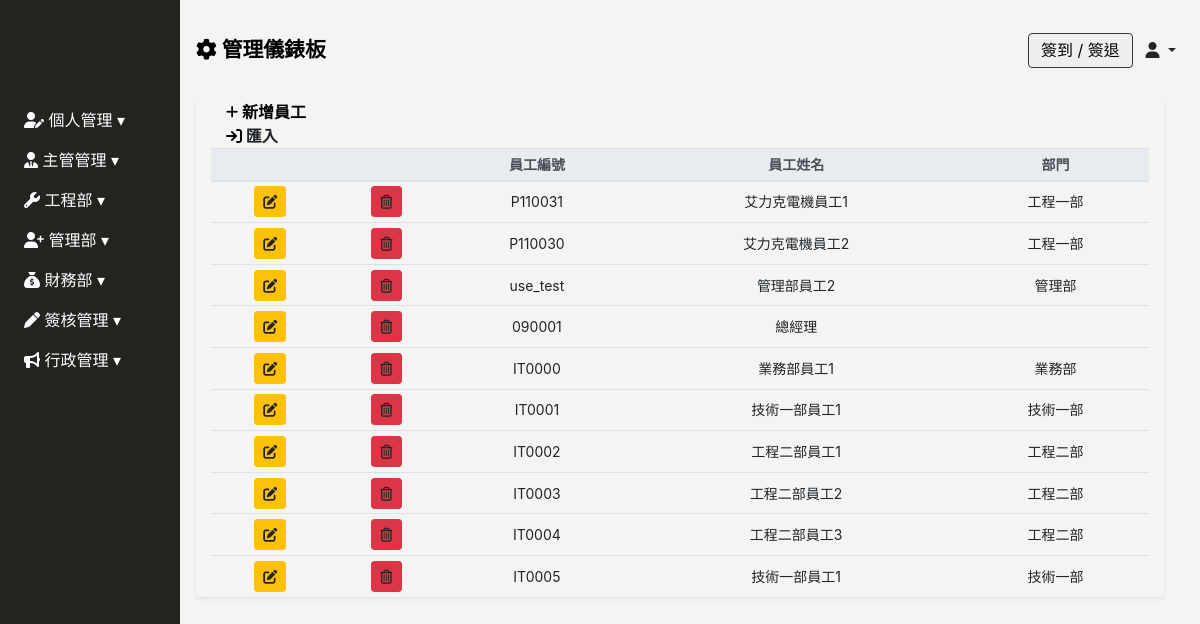
/employee/, run on the app's committed database.
### Backend/models.py (models this page shows, shortened)
class ModifiedModel(models.Model):
    modified_by = models.ForeignKey("Employee", on_delete=models.SET_NULL, null=True, blank=True)
    created_date = models.DateField(default=timezone.now,verbose_name='建立日期')
    update_date = models.DateField(auto_now=True, verbose_name='更新日期')
    class Meta:
        abstract = True

class Employee(ModifiedModel):
    GENDER_CHOICES = [
        ('M', '男'),
        ('F', '女'),
    ]
    BLOOD_TYPE_CHOICES = [
        ('A', 'A型'),
        ('B', 'B型'),
        ('AB','AB型'),
        ('O', 'O型'),
    ]
    MARITAL_STATUS_CHOICES = [
        ('M', '已婚'),
        ('S', '未婚'),
        ('D', '離異'),
    ]
    MILITARY_STATUS_CHOICES = [
        ('M', '義務役'),
        ('E', '免服役'),
        ('A', '替代役'),
    ]
    user = models.OneToOneField(User, null=True, blank=True, on_delete=models.CASCADE)
    profile_image = models.ImageField(upload_to='employee_profile/', blank=True, null=True, default='employee_profile/default_profile.png', verbose_name='員工照片')
    full_name = models.CharField(max_length=30, null=True, blank=True, verbose_name='員工名稱')
    employee_id	 = models.CharField(max_length=30, blank=True,verbose_name='員工ID')
    departments = models.ForeignKey('Department', on_delete=models.SET_NULL, blank=True, null=True, related_name='employees', verbose_name='部門名稱')# 你可以通过department.employees.all()访问一个部门的所有员工。
    position = models.CharField(max_length=30, null=True, blank=True, verbose_name='職稱')
    phone_number = models.CharField(max_length=20, null=True, blank=True,verbose_name='手機號碼')
    contact_number = models.CharField(max_length=20, null=True, blank=True,verbose_name='聯絡電話')
    start_date = models.DateField(null=True, blank=True, verbose_name='到職日期')
    seniority = models.DecimalField(max_digits=3, decimal_places=1, null=True, blank=True, verbose_name='目前年資')
    id_number = models.CharField(max_length=20, null=True, blank=True, verbose_name='身份證字號')
    birthday = models.DateField(null=True, blank=True, verbose_name='出生日期')
    gender = models.CharField(max_length=1, choices=GENDER_CHOICES, null=True, blank=True, verbose_name='性別')
    blood_type = models.CharField(max_length=2, choices=BLOOD_TYPE_CHOICES, null=True, blank=True, verbose_name='血型')
    birth_place = models.CharField(max_length=100, null=True, blank=True, verbose_name='出生地')
    marital_status = models.CharField(max_length=1, choices=MARITAL_STATUS_CHOICES, null=True, blank=True, verbose_name='婚姻狀況')
    military_status = models.CharField(max_length=1, choices=MILITARY_STATUS_CHOICES, null=True, blank=True, verbose_name='兵役狀況')
    permanent_address = models.CharField(max_length=50, null=True, blank=True, verbose_name='戶籍地址')
    current_address_city = models.CharField(max_length=50, null=True, blank=True, verbose_name='現居地址縣市')
    current_address = models.CharField(max_length=50, null=True, blank=True, verbose_name='現居地址')
    location = models.CharField(max_length=50, null=True, blank=True, verbose_name='所在地')
    company_email = models.EmailField(null=True, blank=True, verbose_name='公司E_Mail')
    personal_email = models.EmailField(null=True, blank=True, verbose_name='個人E_Mail')
    emergency_contact = models.CharField(max_length=50, null=True, blank=True, verbose_name='緊急聯絡人1')
    emergency_contact_relations = models.CharField(max_length=50, null=True, blank=True, verbose_name='關係1')
    emergency_contact_phone = models.CharField(max_length=20, null=True, blank=True, verbose_name='聯絡人電話1')
    class Meta:
        verbose_name = "員工"   # 單數
        verbose_name_plural = verbose_name   #複數

class Department(ModifiedModel):
    parent_department  = models.ForeignKey('self',max_length=30,  on_delete=models.SET_NULL, null=True, blank=True, verbose_name='上層部門')
    department_name = models.CharField(max_length=30, null=True, blank=True,verbose_name='部門名稱')
    department_id = models.CharField(max_length=20, null=True, blank=True,verbose_name='部門編號')
    class Meta:
        verbose_name = "部門"   # 單數
        verbose_name_plural = verbose_name   #複數

### Frontend/views.py (the view)
# urls.py: path('employee/', views.Employee_list.as_view(), name='employee_list'),
class Employee_list(UserPassesTestMixin,ListView):
    model = Employee
    template_name = 'employee/employee.html'
    context_object_name = 'employee'
    def get_context_data(self, **kwargs):
        context = super().get_context_data(**kwargs)
        context["department_list"] = Department.objects.values('id','department_name')
        context['employee_form'] = EmployeeForm()
        return context
    def test_func(self):
        if settings.PASS_TEST_FUNC:
            return True
        return self.request.user.groups.filter(name__icontains='管理部管理').exists()

### Frontend/templates/employee/employee.html (shortened to what this page needs)
{% extends 'base/base_dashboard.html' %}
{% block import %}
{% load static%}
<link rel="stylesheet" href="{% static 'css/employee/employee.css' %}">
{% endblock %}
{% block main %}
<div class="main px-3" id="employee-app">
    <div class="employee-table container-fluid shadow-sm table-responsive-lg">
        <table class="table table-sm table-hover text-center" id="table" data-toggle="table" data-sortable="true"
        data-toolbar="#toolbar" data-search="true" data-show-columns="true"data-filter-strict-search="true"
        data-show-columns-toggle-all="true" data-pagination="true" data-page-size="25" data-page-list="[25, All]"
        data-filter-control="true">
            <div id="toolbar">
                <div class="employee-header container-fluid">
                    <a href="" class="font-weight-bold" id="sys_new" data-toggle="modal"data-target="#employee-modal">
                        <i class="fa-solid fa-plus fa-sm" style="color: #000000;"></i> 新增員工
                    </a>
                    <br>
                    <a class="upload-file font-weight-bold" onclick="importfile()">
                        <i class="fa-solid fa-arrow-right-to-bracket" style="color: #000000;"></i>
                        <span id="importLink">匯入</span>
                    </a>
                </div>
            </div>
            <thead class="thead-light" style="font-size: 14px;">
                <tr class="text-nowrap">
                    <th></th>
                    <th></th>
                    <th data-field="employee_id" data-sortable="true">員工編號</th>
                    <th data-field="full_name" data-sortable="true">員工姓名</th>
                    <th data-field="departments" data-sortable="true">部門</th>
                </tr>
            </thead>
            <tbody class="text-nowrap" style="font-size: 14px;">
                {% for p in employee %}
                {% if p.user.is_active %}
                <tr>
                    <td>
                        <a type="button" data-url="employee" data-id="{{p.pk}}"
                        class="sys_get btn btn-sm btn-warning" data-toggle="modal"
                        data-target="#employee-modal"><i class="fas fa-edit"></i></a>
                    </td>
                    <td>
                        <a data-url="employee" data-id="{{p.pk}}" type="button"
                        class="sys_del btn btn-sm btn-danger"><i class="far fa-trash-alt"></i></a>
                    </td>
                    <td>{{ p.employee_id }} </td>
                    <td>{{ p.full_name }}</td>
                    <td>{{ p.departments.department_name }}</td>
                </tr>
                {% endif %}
                {% endfor %}
            </tbody>
        </table>
    </div>
</div>
{% endblock %}

### static/css/base/base.css (style rules this page uses)
:root { --sidebar-width: 180px; --theme-black: #252320; --theme-white: #f4f4f3; }
body { background: var(--theme-white); }
a { color: #0d4c91; }

### static/css/index/index-login.css (style rules this page uses)
.main { width: calc(100vw - var(--sidebar-width) - 20px); position: relative; left: var(--sidebar-width); top: 100px; }

### static/css/employee/employee.css (style rules this page uses)
.employee-header a { text-decoration: none; color: black; }
.employee-table td { vertical-align: middle; }

### data on the page
Employee: employee_id "P110031", full_name "艾力克電機員工1", departments.department_name "工程一部"
Employee: employee_id "P110030", full_name "艾力克電機員工2", departments.department_name "工程一部"
Employee: employee_id "use_test", full_name "管理部員工2", departments.department_name "管理部"
Employee: employee_id "090001", full_name "總經理"
Employee: employee_id "IT0000", full_name "業務部員工1", departments.department_name "業務部"
Employee: employee_id "IT0001", full_name "技術一部員工1", departments.department_name "技術一部"
Employee: employee_id "IT0002", full_name "工程二部員工1", departments.department_name "工程二部"
Employee: employee_id "IT0003", full_name "工程二部員工2", departments.department_name "工程二部"
Employee: employee_id "IT0004", full_name "工程二部員工3", departments.department_name "工程二部"
Employee: employee_id "IT0005", full_name "技術一部員工1", departments.department_name "技術一部"
